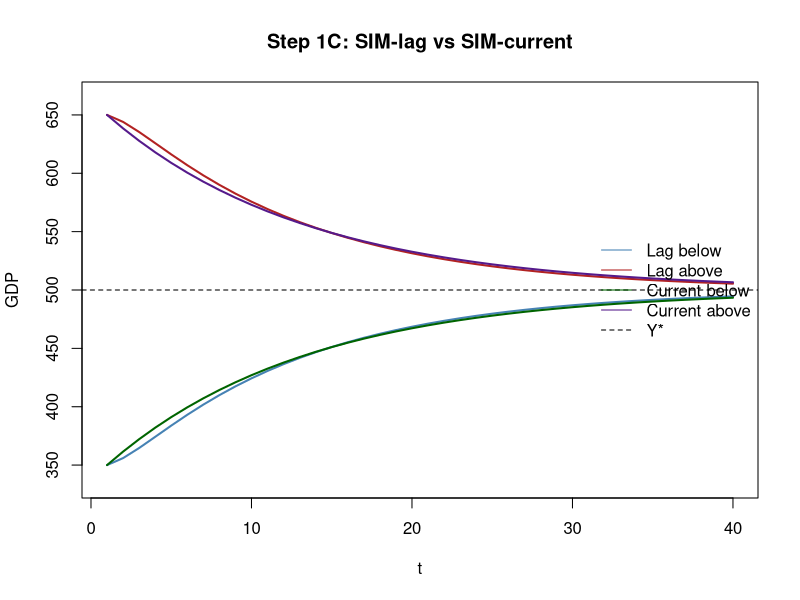
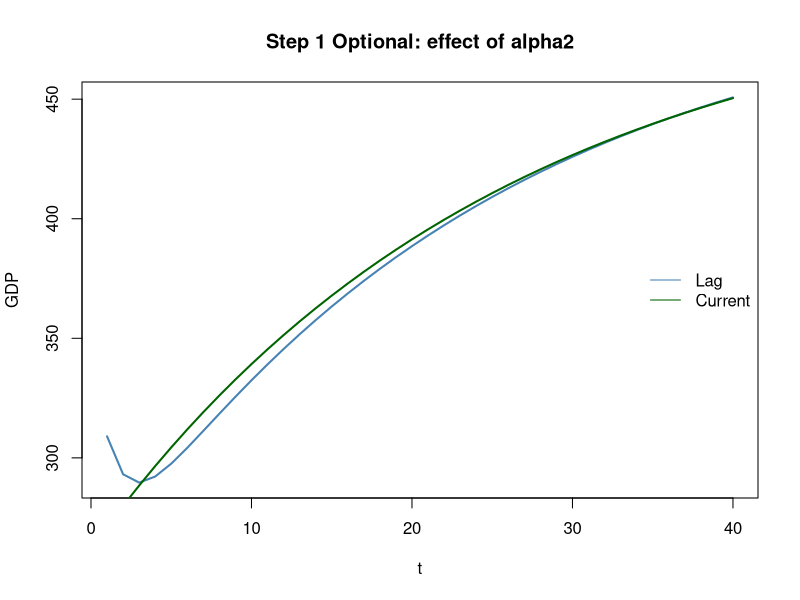

These figures' R source, in order:
## ---- chunk 1
required_packages <- c("jsonlite", "ggplot2")
missing_packages <- required_packages[!vapply(required_packages, requireNamespace, logical(1), quietly = TRUE)]
if (length(missing_packages) > 0) {
  stop("Missing package(s): ", paste(missing_packages, collapse = ", "), call. = FALSE)
}
## ---- chunk 2
simulate_sim_lag <- function(T = 20, G = 100, theta = 0.2, alpha1 = 0.6, alpha2 = 0.2, Y0 = 80, H0 = 300) {
  out <- data.frame(t = seq_len(T), Y = NA_real_, T_tax = NA_real_, YD = NA_real_, C = NA_real_, H = NA_real_)
  YD_prev <- (1 - theta) * Y0
  H_prev <- H0
  for (tt in seq_len(T)) {
    C_t <- alpha1 * YD_prev + alpha2 * H_prev
    Y_t <- C_t + G
    T_t <- theta * Y_t
    YD_t <- Y_t - T_t
    H_t <- H_prev + YD_t - C_t
    out[tt, c("Y", "T_tax", "YD", "C", "H")] <- c(Y_t, T_t, YD_t, C_t, H_t)
    YD_prev <- YD_t
    H_prev <- H_t
  }
  out
}
## ---- chunk 3
T_h <- 40 # time horizon
G <- 100  # government spending per year
theta <- 0.2 # tax rate
alpha1 <- 0.6 # fraction consumption out of income
alpha2 <- 0.2 # fraction consumption out of wealth
# fixed points for GDP and wealth
Y_star <- G / theta
H_star <- ((1 - alpha1) * (1 - theta) * Y_star) / alpha2
# setting Y0 below the fixed point, try above as well!
Y0_low <- 0.7 * Y_star
# setting H0 consistent with Y0, try something else, e.g. 0.0 as well!
H0_low <- (Y0_low * (1 - alpha1 * (1 - theta)) - G) / alpha2
# also define above-fixed-point initial values for comparison plots
Y0_high_play <- 1.3 * Y_star
H0_high_play <- (Y0_high_play * (1 - alpha1 * (1 - theta)) - G) / alpha2
lag_low <- simulate_sim_lag(T = T_h, G = G, theta = theta, alpha1 = alpha1, alpha2 = alpha2, Y0 = Y0_low, H0 = H0_low)
lag_low$DEF <- G - lag_low$T_tax
lag_low$H_from_DEF <- H0_low + cumsum(lag_low$DEF)
## ---- chunk 4
simulate_sim_current_fp <- function(T = 20, G = 100, theta = 0.2, alpha1 = 0.6, alpha2 = 0.2,
                                    Y0 = 80, H0 = 300, fp_tol = 1e-10, fp_max = 200) {
  out <- data.frame(t = seq_len(T), Y = NA_real_, T_tax = NA_real_, YD = NA_real_, C = NA_real_, H = NA_real_)
  H_prev <- H0
  Y_prev <- Y0
  for (tt in seq_len(T)) {
    Y_guess <- Y_prev
    n_iter <- 0L
    repeat {
      n_iter <- n_iter + 1L
      Y_new <- G + alpha1 * (1 - theta) * Y_guess + alpha2 * H_prev
      if (abs(Y_new - Y_guess) < fp_tol || n_iter >= fp_max) break
      Y_guess <- Y_new
    }
    Y_t <- Y_new
    T_t <- theta * Y_t
    YD_t <- Y_t - T_t
    C_t <- alpha1 * YD_t + alpha2 * H_prev
    H_t <- H_prev + YD_t - C_t
    out[tt, c("Y", "T_tax", "YD", "C", "H")] <- c(Y_t, T_t, YD_t, C_t, H_t)
    H_prev <- H_t
    Y_prev <- Y_t
  }
  out
}
## ---- chunk 5
lag_high_play <- simulate_sim_lag(T = T_h, G = G, theta = theta, alpha1 = alpha1, alpha2 = alpha2, Y0 = Y0_high_play, H0 = H0_high_play)
cur_low <- simulate_sim_current_fp(T = T_h, G = G, theta = theta, alpha1 = alpha1, alpha2 = alpha2, Y0 = Y0_low, H0 = H0_low)
cur_high <- simulate_sim_current_fp(T = T_h, G = G, theta = theta, alpha1 = alpha1, alpha2 = alpha2, Y0 = Y0_high_play, H0 = H0_high_play)

yr <- range(c(lag_low$Y, lag_high_play$Y, cur_low$Y, cur_high$Y, Y_star), na.rm = TRUE)
pad <- 0.05 * diff(yr); if (!is.finite(pad) || pad <= 0) pad <- 1
plot(lag_low$t, lag_low$Y, type = "l", lwd = 2, col = "steelblue",
     ylim = c(yr[1] - pad, yr[2] + pad),
     xlab = "t", ylab = "GDP", main = "Step 1C: SIM-lag vs SIM-current")
lines(lag_high_play$t, lag_high_play$Y, lwd = 2, col = "firebrick")
lines(cur_low$t, cur_low$Y, lwd = 2, col = "darkgreen")
lines(cur_high$t, cur_high$Y, lwd = 2, col = "purple4")
abline(h = Y_star, lty = 2)
legend("right", legend = c("Lag below", "Lag above", "Current below", "Current above", "Y*"),
       col = c("steelblue", "firebrick", "darkgreen", "purple4", "black"),
       lty = c(1, 1, 1, 1, 2), bty = "n")
## ---- chunk 6
alpha2_play <- 0.1  # TODO [optional:step1_alpha2] Change alpha2 and compare speed of convergence Hint: Lower alpha2 usually slows wealth-driven demand

lag_opt <- simulate_sim_lag(T = T_h, G = G, theta = theta, alpha1 = alpha1, alpha2 = alpha2_play, Y0 = Y0_low, H0 = H0_low)
cur_opt <- simulate_sim_current_fp(T = T_h, G = G, theta = theta, alpha1 = alpha1, alpha2 = alpha2_play, Y0 = Y0_low, H0 = H0_low)

plot(lag_opt$t, lag_opt$Y, type = "l", lwd = 2, col = "steelblue",
     xlab = "t", ylab = "GDP", main = "Step 1 Optional: effect of alpha2")
lines(cur_opt$t, cur_opt$Y, lwd = 2, col = "darkgreen")
legend("right", legend = c("Lag", "Current"), col = c("steelblue", "darkgreen"), lty = 1, bty = "n")
